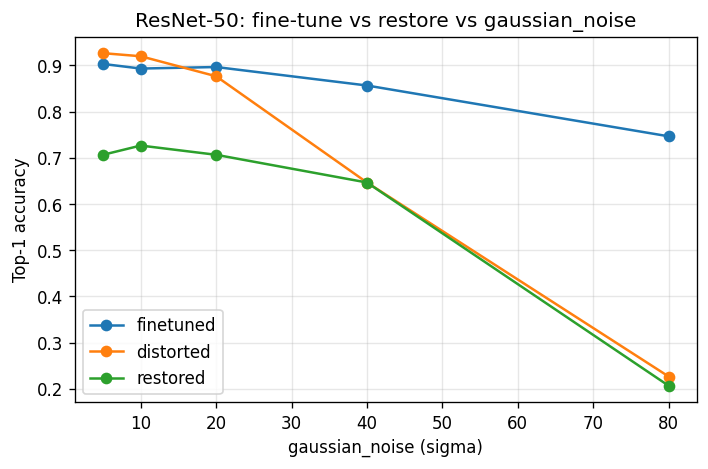
#> input picture assets/classification_finetune_gaussian_noise.png, 708 x 469 px
$ python -i enhancements.py   (imports and definitions only)
#> lines starting #> are read from the running program, lines starting #| are printed output that depends on the picture
"""Matched cleaners, one per distortion (classical OpenCV defaults).

Matching rule: noise->denoise, blur->deblur, jpeg->dejpeg.
All functions take/return RGB uint8 (H, W, 3). DL upgrades can be added later.

Two denoising protocols are provided (see README, noise-fairness experiment):
  - denoise:       fixed dose (h=10 default) — the level-blind baseline arm.
  - denoise_blind: estimates the noise level from the image itself (Immerkaer 1996)
    and sets h proportionally — pixels-only interface, no side information.
"""
from __future__ import annotations

import cv2
import numpy as np

# Immerkaer's Laplacian-difference mask: cancels locally-linear image structure
# (flat areas, gradients, straight edges -> ~0) while passing pixel-to-pixel noise.
_NOISE_KERNEL = np.array([[1, -2, 1], [-2, 4, -2], [1, -2, 1]], dtype=np.float32)


def estimate_noise_sigma(img: np.ndarray) -> float:
    """Estimate Gaussian noise sigma from a single image (no side information).

    J. Immerkaer, "Fast Noise Variance Estimation", Computer Vision and Image
    Understanding 64(2), 1996 (doi:10.1006/cviu.1996.0060): one 3x3 convolution;
    the sqrt(pi/2)/6 factor converts the mean |response| to the Gaussian sigma.
    Validated on this project's data by scripts/validate_noise_estimator.py.
    """
    gray = cv2.cvtColor(img, cv2.COLOR_RGB2GRAY).astype(np.float32)
    resp = cv2.filter2D(gray, -1, _NOISE_KERNEL, borderType=cv2.BORDER_REFLECT)
    h, w = gray.shape
    return float(np.sqrt(np.pi / 2.0) / (6.0 * (w - 2) * (h - 2)) * np.abs(resp).sum())


def denoise(img: np.ndarray, method: str = "nlm", h: float = 10.0) -> np.ndarray:
    """Non-Local Means denoising: average pixels with similar neighborhoods.

    `h` is the patch-similarity tolerance (the dose). OpenCV's colored NLM assumes
    BGR input for its internal luminance/chroma split, so convert around the call.
    """
    if method == "nlm":
        bgr = cv2.cvtColor(img, cv2.COLOR_RGB2BGR)
        out = cv2.fastNlMeansDenoisingColored(bgr, None, h, h, 7, 21)
        return cv2.cvtColor(out, cv2.COLOR_BGR2RGB)
    raise NotImplementedError(f"denoise method '{method}' (DL upgrade TODO)")


def denoise_blind(img: np.ndarray) -> np.ndarray:
    """Blind (self-calibrating) NLM: estimate sigma from the image, dose accordingly.

    h = 0.8 * sigma_hat follows the sigma-proportional rule from the NLM literature
    (Buades et al. / IPOL recommend h in the 0.55-1.0*sigma range). Same pixels-only
    interface as the fine-tuned model at evaluation time.
    """
    sigma_hat = estimate_noise_sigma(img)
    h = float(np.clip(0.8 * sigma_hat, 3.0, 60.0))
    return denoise(img, h=h)


def deblur(img: np.ndarray, method: str = "unsharp", amount: float = 1.5) -> np.ndarray:
    """Unsharp masking: boost high frequencies = sharpen."""
    if method == "unsharp":
        blurred = cv2.GaussianBlur(img, (0, 0), sigmaX=2.0)
        # addWeighted already saturates to uint8, so no extra clip/cast is needed.
        return cv2.addWeighted(img, 1 + amount, blurred, -amount, 0)
    raise NotImplementedError(f"deblur method '{method}' (Wiener / DL upgrade TODO)")


def dejpeg(img: np.ndarray, method: str = "bilateral") -> np.ndarray:
    """Edge-aware smoothing to suppress JPEG block boundaries."""
    if method == "bilateral":
        return cv2.bilateralFilter(img, d=7, sigmaColor=50, sigmaSpace=50)
    raise NotImplementedError(f"dejpeg method '{method}' (DL upgrade TODO)")


# Map each distortion to its matched cleaner.
ENHANCEMENTS = {
    "gaussian_noise": denoise,
    "blur": deblur,
    "jpeg": dejpeg,
}

>>> import cv2
>>> picture = cv2.cvtColor(cv2.imread('../../assets/classification_finetune_gaussian_noise.png'), cv2.COLOR_BGR2RGB)
>>> result = denoise_blind(picture)
#> in estimate_noise_sigma, `gray = cv2.cvtColor(img, cv2.COLOR_RGB2GRAY).astype(np.float32)`:
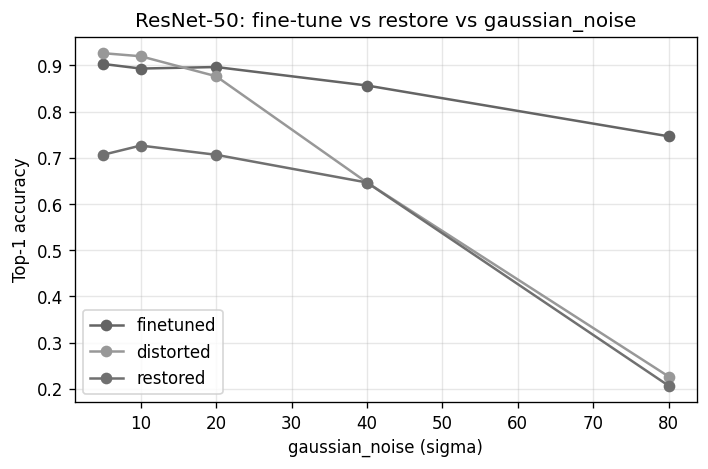
#> gray: shape (469, 708) float32; min 0, max 255, mean 245.5
#> in estimate_noise_sigma, `resp = cv2.filter2D(gray, -1, _NOISE_KERNEL, borderType=cv2.BORDER_REF..`:
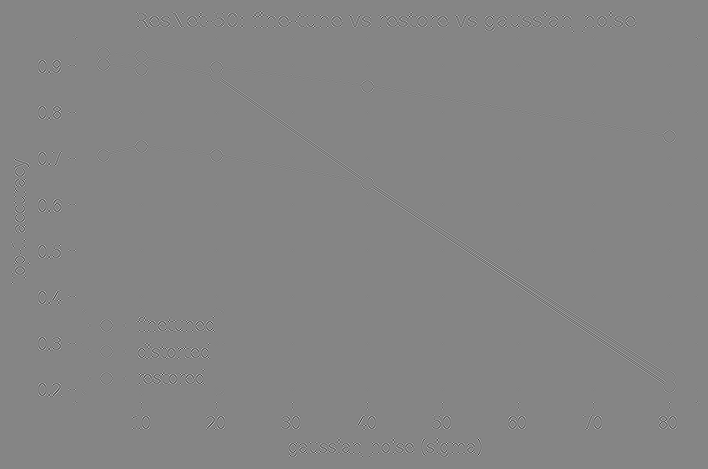
#> resp: shape (469, 708) float32; min -818, max 750, mean 0; drawn with min black and max white
#> in denoise_blind, `sigma_hat = estimate_noise_sigma(img)`: sigma_hat = 1.49
#> in denoise_blind, `h = float(np.clip(0.8 * sigma_hat, 3.0, 60.0))`: h = 3
#> in denoise, bgr is the input picture: shape (469, 708, 3); mean B, G, R 244.7, 245.8, 245.3

$ run again, on assets/classification_finetune_jpeg.png
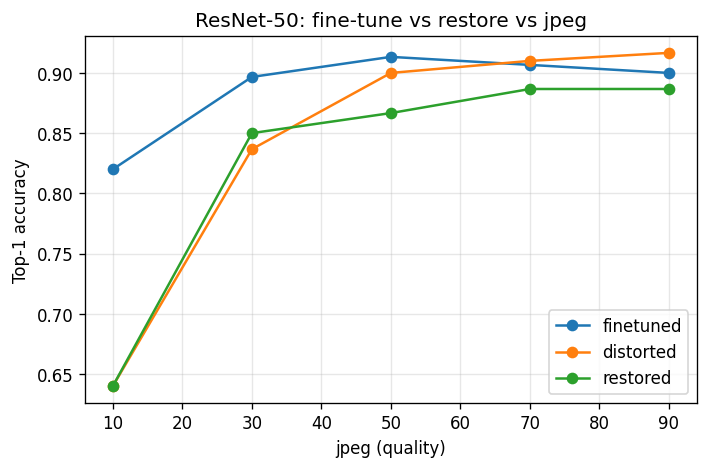
#> input picture assets/classification_finetune_jpeg.png, 708 x 469 px
#> in estimate_noise_sigma, `gray = cv2.cvtColor(img, cv2.COLOR_RGB2GRAY).astype(np.float32)`:
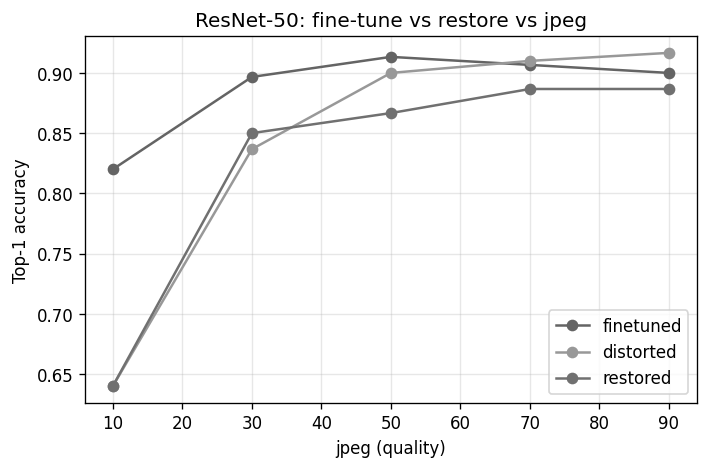
#> gray: shape (469, 708) float32; min 0, max 255, mean 245.9
#> sigma_hat = 1.36
#> in denoise_blind, `h = float(np.clip(0.8 * sigma_hat, 3.0, 60.0))`: h = 3
#> in denoise, bgr is the input picture: shape (469, 708, 3); mean B, G, R 245, 246.2, 245.7

$ run again, on assets/classification_gaussian_noise.png
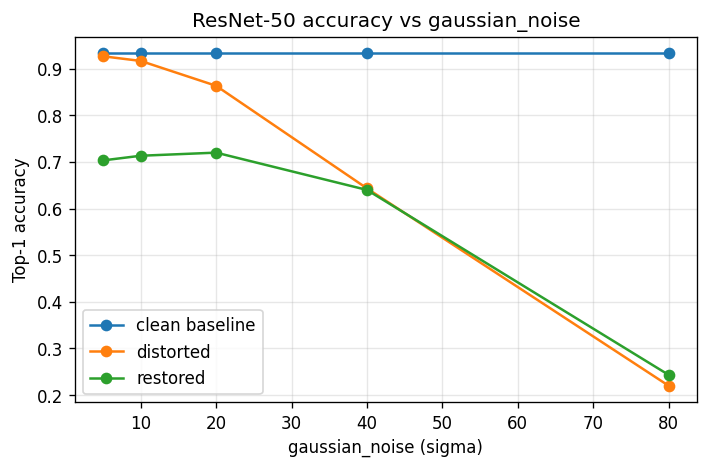
#> input picture assets/classification_gaussian_noise.png, 708 x 469 px
#> in estimate_noise_sigma, `gray = cv2.cvtColor(img, cv2.COLOR_RGB2GRAY).astype(np.float32)`:
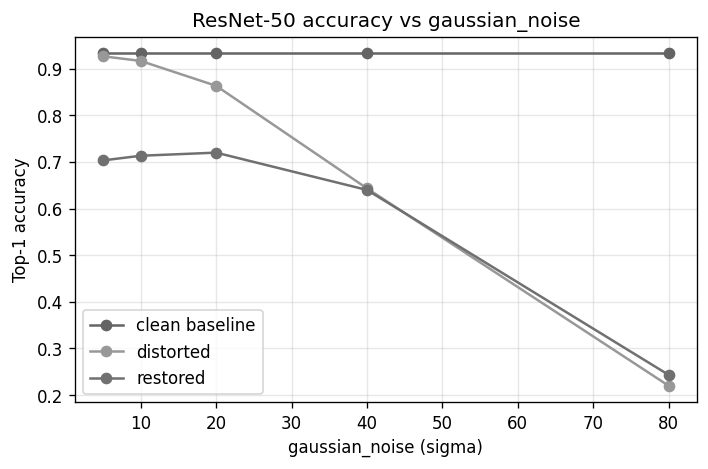
#> gray: shape (469, 708) float32; min 0, max 255, mean 245.7
#> sigma_hat = 1.43
#> in denoise_blind, `h = float(np.clip(0.8 * sigma_hat, 3.0, 60.0))`: h = 3
#> in denoise, bgr is the input picture: shape (469, 708, 3); mean B, G, R 244.9, 246, 245.5
